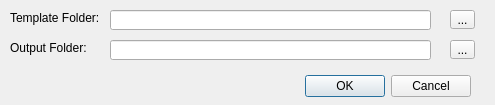
<?xml version="1.0" encoding="UTF-8"?>
<ui version="4.0">
 <class>Dialog</class>
 <widget class="QDialog" name="Dialog">
  <property name="geometry">
   <rect>
    <x>0</x>
    <y>0</y>
    <width>495</width>
    <height>105</height>
   </rect>
  </property>
  <property name="windowTitle">
   <string>Setting</string>
  </property>
  <widget class="QDialogButtonBox" name="buttonBox">
   <property name="geometry">
    <rect>
     <x>130</x>
     <y>70</y>
     <width>341</width>
     <height>32</height>
    </rect>
   </property>
   <property name="orientation">
    <enum>Qt::Horizontal</enum>
   </property>
   <property name="standardButtons">
    <set>QDialogButtonBox::Cancel|QDialogButtonBox::Ok</set>
   </property>
  </widget>
  <widget class="QLabel" name="label">
   <property name="geometry">
    <rect>
     <x>10</x>
     <y>10</y>
     <width>91</width>
     <height>16</height>
    </rect>
   </property>
   <property name="text">
    <string>Template Folder:</string>
   </property>
  </widget>
  <widget class="QLabel" name="label_2">
   <property name="geometry">
    <rect>
     <x>10</x>
     <y>40</y>
     <width>91</width>
     <height>16</height>
    </rect>
   </property>
   <property name="text">
    <string>Output Folder:</string>
   </property>
  </widget>
  <widget class="QLineEdit" name="lineEdit">
   <property name="geometry">
    <rect>
     <x>110</x>
     <y>10</y>
     <width>321</width>
     <height>20</height>
    </rect>
   </property>
  </widget>
  <widget class="QLineEdit" name="lineEdit_2">
   <property name="geometry">
    <rect>
     <x>110</x>
     <y>40</y>
     <width>321</width>
     <height>20</height>
    </rect>
   </property>
  </widget>
  <widget class="QToolButton" name="toolButton">
   <property name="geometry">
    <rect>
     <x>450</x>
     <y>10</y>
     <width>25</width>
     <height>19</height>
    </rect>
   </property>
   <property name="text">
    <string>...</string>
   </property>
  </widget>
  <widget class="QToolButton" name="toolButton_2">
   <property name="geometry">
    <rect>
     <x>450</x>
     <y>40</y>
     <width>25</width>
     <height>19</height>
    </rect>
   </property>
   <property name="text">
    <string>...</string>
   </property>
  </widget>
 </widget>
 <resources/>
 <connections>
  <connection>
   <sender>buttonBox</sender>
   <signal>accepted()</signal>
   <receiver>Dialog</receiver>
   <slot>accept()</slot>
   <hints>
    <hint type="sourcelabel">
     <x>248</x>
     <y>254</y>
    </hint>
    <hint type="destinationlabel">
     <x>157</x>
     <y>274</y>
    </hint>
   </hints>
  </connection>
  <connection>
   <sender>buttonBox</sender>
   <signal>rejected()</signal>
   <receiver>Dialog</receiver>
   <slot>reject()</slot>
   <hints>
    <hint type="sourcelabel">
     <x>316</x>
     <y>260</y>
    </hint>
    <hint type="destinationlabel">
     <x>286</x>
     <y>274</y>
    </hint>
   </hints>
  </connection>
 </connections>
</ui>
